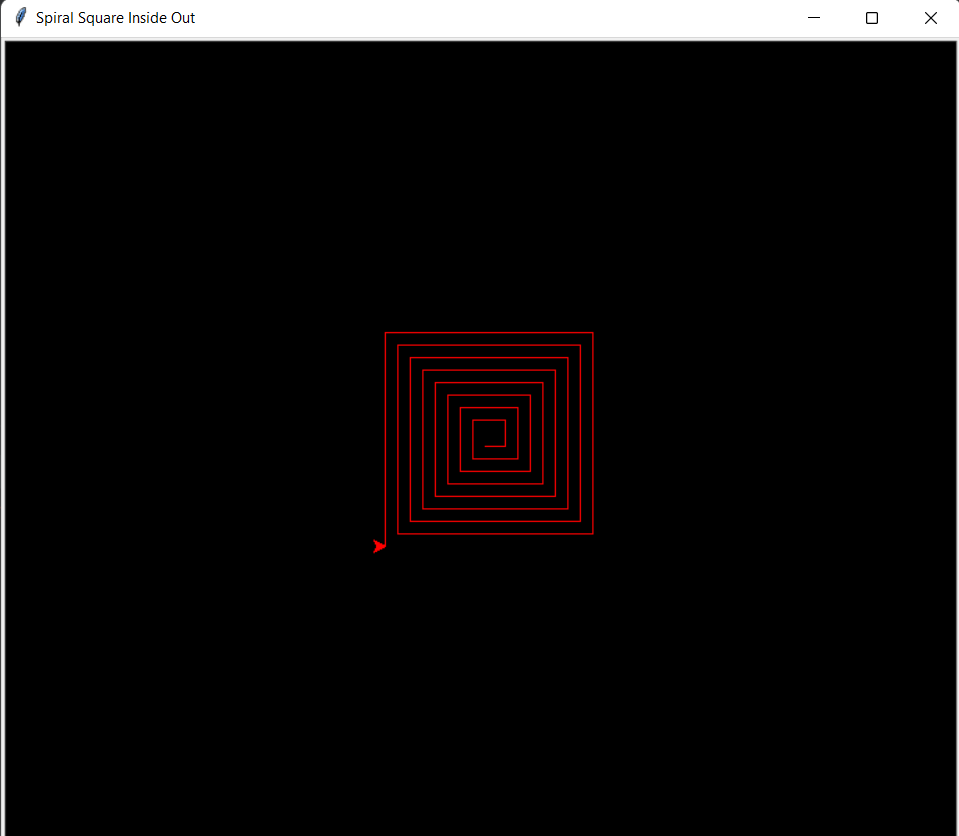

Reproduce this figure in Python.
# program to draw spiral square inside out
import turtle
screen = turtle.Screen()
screen.bgcolor("black")
screen.title("Spiral Square Inside Out")
tur = turtle.Turtle()
tur.color("red")
tur.speed(0)


def squarefun(size):
    for i in range(4):
        tur.fd(size)
        tur.left(90)
        size = size+5


squarefun(16)
squarefun(36)
squarefun(56)
squarefun(76)
squarefun(96)
squarefun(116)
squarefun(136)
squarefun(156)
turtle.done()
"""
output file added
"""
